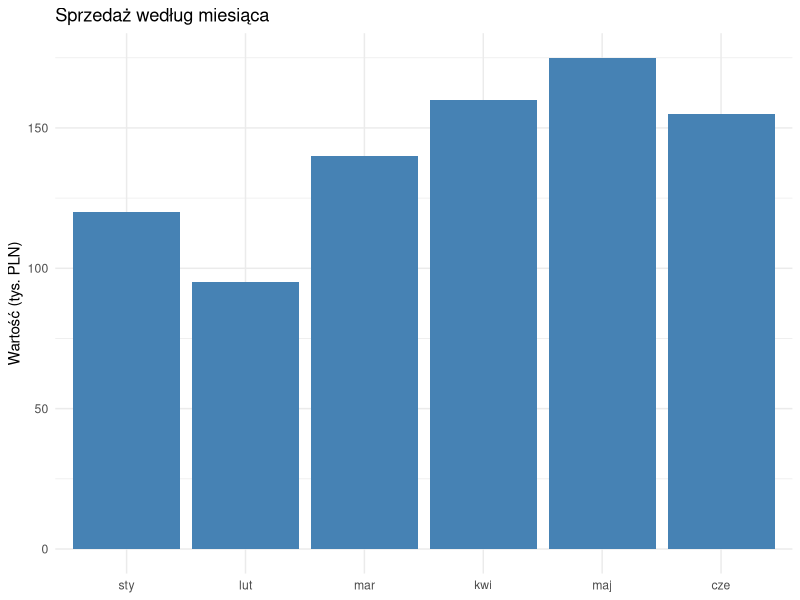

Source code (R):
## ---- chunk 1
# Liczby całkowite i rzeczywiste
wiek <- 25L          # integer (L oznacza "całkowity")
wzrost <- 175.5      # numeric (domyślny typ liczbowy)

# Tekst (łańcuch znaków)
imie <- "Anna"

# Wartości logiczne
czy_student <- TRUE
czy_pracuje <- FALSE

# Brak danych
wynik <- NA          # odpowiednik pustej komórki w Excelu

# Sprawdzenie typu
class(wiek)
class(imie)
class(czy_student)
## ---- chunk 2
# Konwersja typów
as.numeric("3.14")   # tekst → liczba
as.character(42)     # liczba → tekst
as.logical(1)        # liczba → logiczna (1 = TRUE, 0 = FALSE)
## ---- chunk 3
# Tworzenie wektora — funkcja c() (od "combine")
pensje <- c(4500, 5200, 4800, 6100, 5500)
miasta <- c("Warszawa", "Kraków", "Gdańsk", "Poznań", "Wrocław")

# Długość wektora
length(pensje)

# Podstawowe statystyki — operacje na CAŁYM wektorze jednocześnie
mean(pensje)      # średnia
median(pensje)    # mediana
sum(pensje)       # suma
max(pensje)       # maksimum
min(pensje)       # minimum
## ---- chunk 4
# Operacje wektorowe — R działa na całym wektorze, nie na elementach!
# To jak wpisanie formuły w Excelu do całej kolumny naraz.
pensje_po_podwyzce <- pensje * 1.10    # każda pensja +10%
pensje_w_tys <- pensje / 1000          # przeliczenie na tysiące

pensje_po_podwyzce
pensje_w_tys
## ---- chunk 5
pensje <- c(4500, 5200, 4800, 6100, 5500)

# Wybieranie po indeksie — R liczy od 1
pensje[1]          # pierwsza pensja → 4500
pensje[3]          # trzecia pensja  → 4800
pensje[c(1, 3, 5)] # pierwsza, trzecia i piąta
pensje[2:4]        # od drugiej do czwartej (włącznie)
pensje[length(pensje)]  # ostatnia (jak Ctrl+End w Excelu)
## ---- chunk 6
# Indeksowanie logiczne — wybieranie po warunku
pensje[pensje > 5000]          # tylko pensje powyżej 5000
pensje[pensje > mean(pensje)]  # powyżej średniej
## ---- chunk 7
# Zwykły wektor tekstowy — sortuje alfabetycznie
miesiace_text <- c("marzec", "styczeń", "luty", "marzec", "styczeń")
sort(miesiace_text)   # błędna kolejność: luty, marzec, styczeń
## ---- chunk 8
# Factor — definiujemy właściwą kolejność
miesiace_factor <- factor(
  miesiace_text,
  levels = c("styczeń", "luty", "marzec")
)

sort(miesiace_factor)   # poprawna kolejność: styczeń, styczeń, luty, marzec, marzec

# Factor "pamięta" wszystkie możliwe kategorie (levels)
levels(miesiace_factor)

# Zliczanie — pokazuje też kategorie z zerową liczebnością
table(miesiace_factor)
## ---- chunk 9
# Factor uporządkowany (ordered) — gdy kategorie mają naturalną hierarchię
wyksztalcenie <- factor(
  c("wyższe", "średnie", "podstawowe", "wyższe", "średnie"),
  levels  = c("podstawowe", "średnie", "wyższe"),
  ordered = TRUE
)

# Można porównywać kategorie
wyksztalcenie[1] > wyksztalcenie[2]   # wyższe > średnie → TRUE
min(wyksztalcenie)                     # podstawowe
## ---- chunk 10
# Praktyczny przykład — factor na wykresie
library(ggplot2)

sprzedaz <- data.frame(
  miesiac = factor(
    c("sty", "lut", "mar", "kwi", "maj", "cze"),
    levels = c("sty", "lut", "mar", "kwi", "maj", "cze")
  ),
  wartosc = c(120, 95, 140, 160, 175, 155)
)

# Bez factora miesiące byłyby posortowane alfabetycznie!
ggplot(sprzedaz, aes(x = miesiac, y = wartosc)) +
  geom_col(fill = "steelblue") +
  labs(title = "Sprzedaż według miesiąca",
       x = NULL, y = "Wartość (tys. PLN)") +
  theme_minimal()
